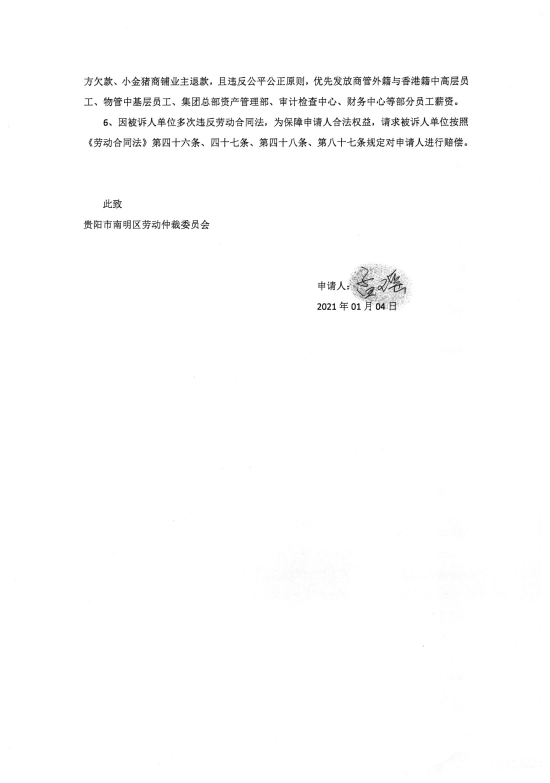
#> input picture 内容提取模型需求/仲裁申请书/jpg(100)/4957/32077028067044.jpg, 1649 x 2349 px (shown at 1/3 size)
$ python -i img2md_2.py   (imports and definitions only)
#> lines starting #> are read from the running program, lines starting #| are printed output that depends on the picture; after the words box and inside, x2 and y2 are one past the last pixel; in counts of white or black regions, pixels touching at a corner belong together
### split_img.py
# coding:utf-8
import cv2
import numpy as np
import matplotlib.pyplot as plt

class SplitImg():
    def __init__(self):
        self.width = 0
        self.height = 0
        self.img_position = []
        self.img_matrix = []

    def dimension_reduction(self, img_path):
        '''
        对图片进行垂直和水平映射
        :param img_path: 图片存储路径
        :return:
        '''
        img = cv2.imread(img_path, 0)
#> img is the input picture: shape (2349, 1649); min 0, max 255, mean 252.3
        _, self.img_matrix = cv2.threshold(img, 200, 255, cv2.THRESH_BINARY)
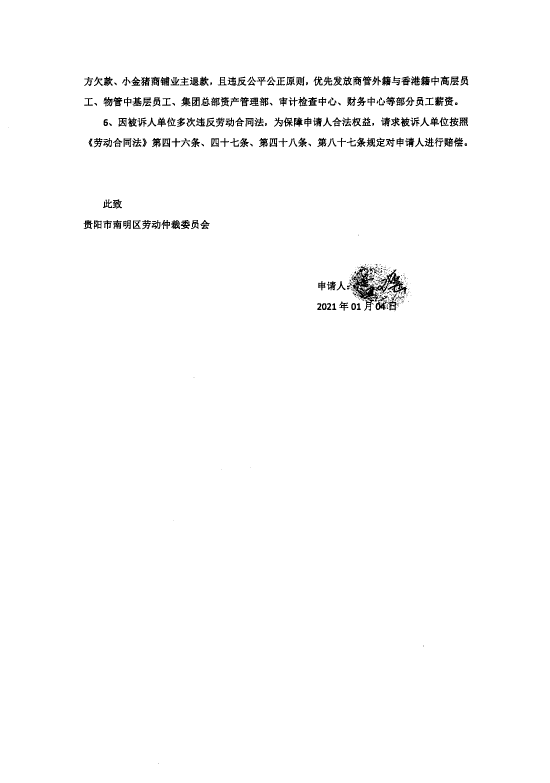
#> self.img_matrix: shape (2349, 1649) (shown at 1/3 size); 98.5% white; 565 black regions (327 under 20 px), largest, box (x1, y1, x2, y2) and area: (1054, 799, 1222, 933) 5647, (1263, 229, 1290, 257) 478, (1146, 229, 1173, 257) 470
        horizontal_sum = np.sum(self.img_matrix, axis=1)
#> horizontal_sum = 2349 values, max 420495 at index 0, min 273105 at index 254, mean 414176.1

        # plt.plot(horizontal_sum,range(horizontal_sum.shape[0]))
        # plt.gca().invert_yaxis()
        # plt.show()

        bin = self.img_matrix.T
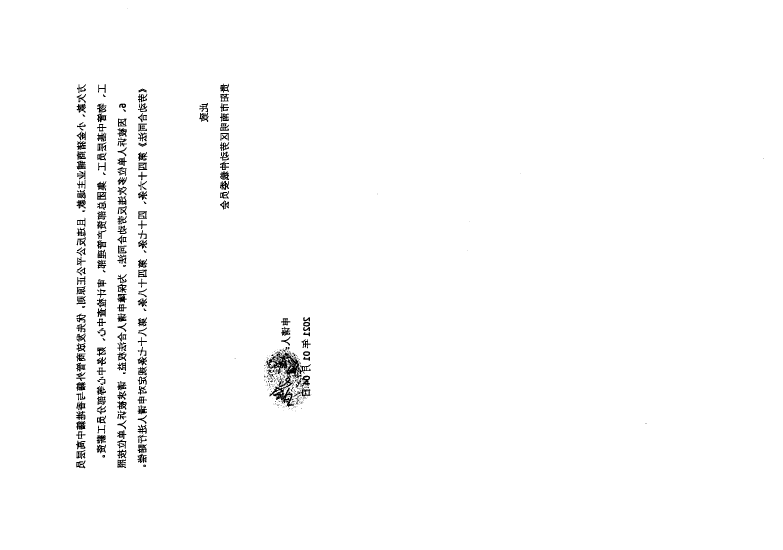
#> bin: shape (1649, 2349) (shown at 1/3 size); 98.5% white; 565 black regions (327 under 20 px), largest, box (x1, y1, x2, y2) and area: (799, 1054, 933, 1222) 5647, (229, 1263, 257, 1290) 478, (229, 1146, 257, 1173) 470
        vertical_sum = np.sum(bin, axis=1)
#> vertical_sum = 1649 values, max 598995 at index 0, min 562530 at index 1112, mean 589993.8
        # plt.plot(range(vertical_sum.shape[0]),vertical_sum)
        # plt.gca().invert_yaxis()
        # plt.show()
        self.height = horizontal_sum.shape[0]
#> self.height = 2349
        self.width = vertical_sum.shape[0]
#> self.width = 1649
        self.img_position = [[0, 0], [self.width, 0], [self.width, self.height], [0, self.height]]

    def extra_space(self, dirc, apex_position, img_matrix, width_space):
#> called with dirc = '-', width_space = 0.1
        if dirc == '-':
            mapping_sum = np.sum(img_matrix, axis=1)
#> mapping_sum has the same summary as horizontal_sum in dimension_reduction
        else:
            mapping_sum = np.sum(img_matrix.T, axis=1)
            # plt.plot(range(mapping_sum.shape[0]), mapping_sum)
            # plt.gca().invert_yaxis()
            # plt.show()
        mapping_size = mapping_sum.shape[0]
#> mapping_size = 2349
        mapping_space = []
        split_result = {}
        start_index = 0
        pre_num = mapping_sum[0]
#> pre_num = 420495
        stat_num = 0
        for i in range(1, mapping_size):
            if pre_num+1000 > mapping_sum[i] > pre_num-1000:
                stat_num += 1
            else:
                if stat_num > self.width * width_space and start_index != 0:
                # if stat_num > self.width * 0.1 and start_index != 0:
                    mapping_space.append((start_index+i-1)//2)
                stat_num = 0
                start_index = i
                pre_num = mapping_sum[i]
#> after the loop, mapping_space = []
        if dirc == '-':
            x0_y1 = apex_position[0]
#> x0_y1 = [0, 0]
            x1_y1 = apex_position[1]
#> x1_y1 = [1649, 0]
            for i in range(len(mapping_space)):
                x0_y0 = x0_y1
                x1_y0 = x1_y1
                x1_y1 = [apex_position[1][0], apex_position[1][1]+mapping_space[i]]
                x0_y1 = [apex_position[0][0], apex_position[0][1]+mapping_space[i]]
                split_result[str(i+1)] = [x0_y0, x1_y0, x1_y1, x0_y1]
#> this loop made 0 passes
#> after the loop, split_result = 0 items
            split_result[str(i+2)] = [x0_y1, x1_y1, apex_position[2], apex_position[3]]
        else:
            x1_y0 = apex_position[0]
            x1_y1 = apex_position[3]
            for i in range(len(mapping_space)):
                x0_y0 = x1_y0
                x0_y1 = x1_y1
                x1_y0 = [apex_position[0][0]+mapping_space[i], apex_position[1][1]]
                x1_y1 = [apex_position[0][0]+mapping_space[i], apex_position[2][1]]
                split_result[str(i+1)] = [x0_y0, x1_y0, x1_y1, x0_y1]
            split_result[str(i+2)] = [x1_y0, apex_position[1], apex_position[2], x1_y1]
        # print(dirc)
        # print(mapping_space)
        # print(split_result)
        return split_result

    def split_img(self, width_space):
        dirc = '-'
        hori_blocks = self.extra_space(dirc, self.img_position, self.img_matrix, width_space)
#> hori_blocks = {'2350': [[0, 0], [1649, 0], [1649, 2349], [0, 2349]]}
        dirc = '|'
        split_result = {}
        for k, v in hori_blocks.items():
            current_matrix = np.asarray(self.img_matrix)[v[0][1]:v[2][1],v[0][0]:v[1][0]]
            vert_blocks = self.extra_space(dirc, v, current_matrix, width_space)
            for k1, v1 in vert_blocks.items():
                split_result['.'.join([k, k1])] = v1
#> this loop made 1 pass
#> (k, mapping_size in extra_space, vert_blocks) on pass 1: ('2350', 1649, {'1650': [[0, 0], [1649, 0], [1649, 2349], [0, 2349]]})
#> after the loop, split_result = {'2350.1650': [[0, 0], [1649, 0], [1649, 2349], [0, 2349]]}
        # print(split_result)
        return split_result

    def run(self, img_path, width_space=0.1):
        self.dimension_reduction(img_path)
        return self.split_img(width_space)

### img2md_2.py
# coding:utf-8

import sys
import os
import re
import datetime
import base64
import requests
import shutil
import zipfile
import json
from tqdm import tqdm
from config import *
# from script.split_img import *
# from script.sentence_connect import *
from jsonpath import jsonpath
from pprint import pprint
from sentence_connect import *
from split_img import *


class Cimg2md2:
    # [243 lines left out: functions ocr_predict, table_predict, table2txt_pro, table2txt, text_block, block2txt and 1 more, not called in this run]

    def single2txt(self, img_path):
        """
        单个图片转txt，为image2txt函数提供支持。

        """
        # table = self.table_predict(img_path, 'table_print')
        # table_info = self.table2txt(table) if table['data'] != None else {'position':[]}
        split_img = SplitImg().run(img_path)
#> split_img has the same summary as split_result in split_img
#> (the run stopped early here; a loop or call above may not have finished)

$ run again, on 内容提取模型需求/仲裁申请书/jpg(100)/4957/1574260212345956.jpg
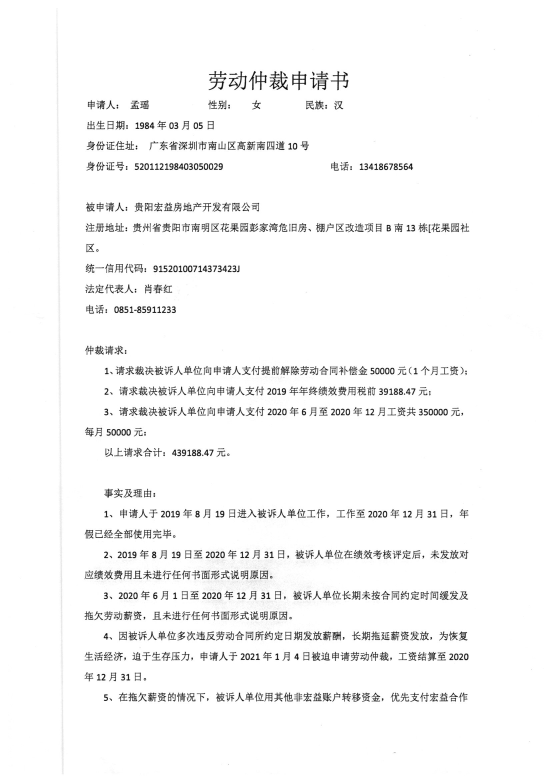
#> input picture 内容提取模型需求/仲裁申请书/jpg(100)/4957/1574260212345956.jpg, 1655 x 2346 px (shown at 1/3 size)
#> in dimension_reduction, img is the input picture: shape (2346, 1655); min 0, max 255, mean 247.2
#> in dimension_reduction, `_, self.img_matrix = cv2.threshold(img, 200, 255, cv2.THRESH_BINARY)`:
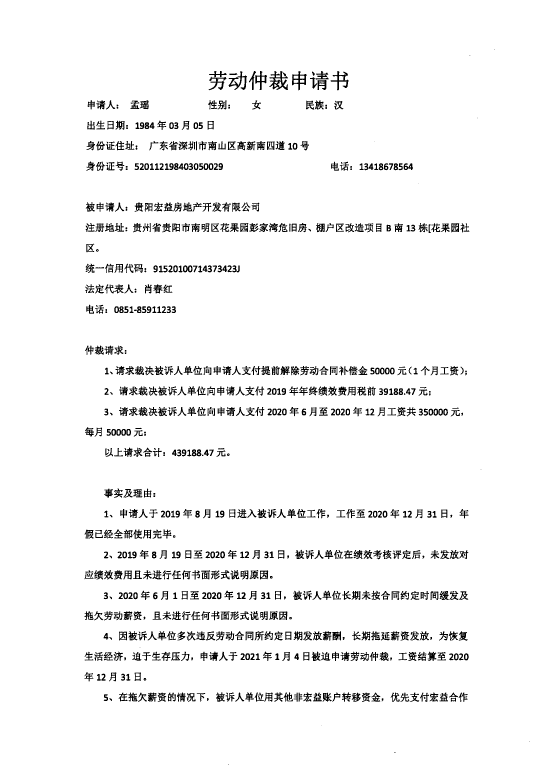
#> self.img_matrix: shape (2346, 1655) (shown at 1/3 size); 95.7% white; 841 black regions (46 under 20 px), largest, box (x1, y1, x2, y2) and area: (808, 213, 864, 270) 1293, (686, 213, 741, 270) 945, (992, 213, 1046, 271) 881
#> horizontal_sum = 2346 values, max 422025 at index 0, min 277440 at index 693, mean 403778.7
#> in dimension_reduction, `bin = self.img_matrix.T`:
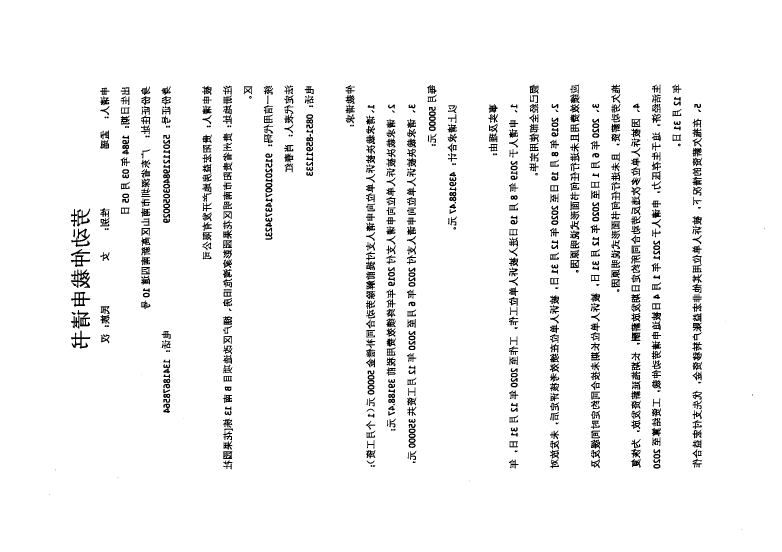
#> bin: shape (1655, 2346) (shown at 1/3 size); 95.7% white; 841 black regions (46 under 20 px), largest, box (x1, y1, x2, y2) and area: (213, 808, 270, 864) 1293, (213, 686, 270, 741) 945, (213, 992, 271, 1046) 881
#> vertical_sum = 1655 values, max 598230 at index 0, min 504390 at index 321, mean 572365.5
#> mapping_sum has the same summary as horizontal_sum in dimension_reduction
#> pre_num = 422025
#> after the loop in extra_space, `for i in range(1, mapping_size):`: mapping_space = []
#> after the loop in extra_space, `for i in range(len(mapping_space)):`: split_result = 0 items
#> hori_blocks = {'2347': [[0, 0], [1655, 0], [1655, 2346], [0, 2346]]}
#> the loop in split_img, `for k, v in hori_blocks.items():` made 1 pass
#> (k, mapping_size in extra_space, vert_blocks) on pass 1: ('2347', 1655, {'1656': [[0, 0], [1655, 0], [1655, 2346], [0, 2346]]})
#> after the loop in split_img, `for k, v in hori_blocks.items():`: split_result = {'2347.1656': [[0, 0], [1655, 0], [1655, 2346], [0, 2346]]}
#> split_img has the same summary as split_result in split_img
